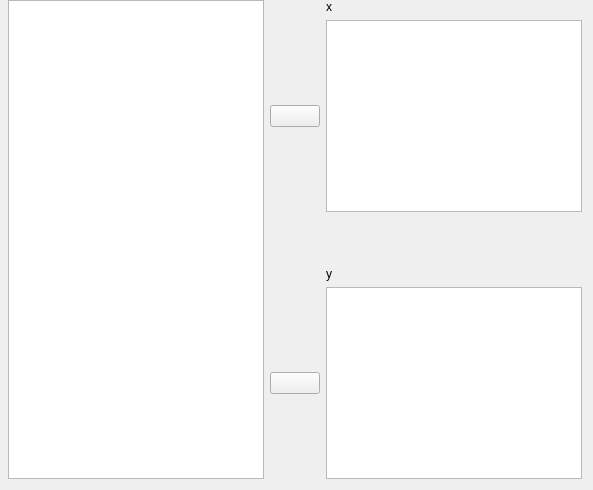
          <widget class="QWidget" name="layoutDataBox" native="true">
           <property name="sizePolicy">
            <sizepolicy hsizetype="Preferred" vsizetype="Fixed">
             <horstretch>0</horstretch>
             <verstretch>0</verstretch>
            </sizepolicy>
           </property>
           <layout class="QGridLayout" name="gridLayout_11">
            <property name="leftMargin">
             <number>8</number>
            </property>
            <property name="topMargin">
             <number>0</number>
            </property>
            <property name="rightMargin">
             <number>11</number>
            </property>
            <property name="verticalSpacing">
             <number>3</number>
            </property>
            <item row="9" column="1">
             <widget class="AssignButton" name="buttonAssignLayoutY">
              <property name="sizePolicy">
               <sizepolicy hsizetype="Fixed" vsizetype="Fixed">
                <horstretch>0</horstretch>
                <verstretch>0</verstretch>
               </sizepolicy>
              </property>
              <property name="minimumSize">
               <size>
                <width>50</width>
                <height>0</height>
               </size>
              </property>
              <property name="maximumSize">
               <size>
                <width>50</width>
                <height>16777215</height>
               </size>
              </property>
              <property name="text">
               <string/>
              </property>
             </widget>
            </item>
            <item row="0" column="2">
             <widget class="QLabel" name="label_7">
              <property name="sizePolicy">
               <sizepolicy hsizetype="Fixed" vsizetype="Fixed">
                <horstretch>0</horstretch>
                <verstretch>0</verstretch>
               </sizepolicy>
              </property>
              <property name="text">
               <string>x</string>
              </property>
             </widget>
            </item>
            <item row="7" column="2">
             <widget class="QLabel" name="label_6">
              <property name="sizePolicy">
               <sizepolicy hsizetype="Fixed" vsizetype="Fixed">
                <horstretch>0</horstretch>
                <verstretch>0</verstretch>
               </sizepolicy>
              </property>
              <property name="text">
               <string>y</string>
              </property>
             </widget>
            </item>
            <item row="9" column="2">
             <widget class="boundSingleItemView" name="layoutY">
              <property name="sizePolicy">
               <sizepolicy hsizetype="Expanding" vsizetype="Fixed">
                <horstretch>0</horstretch>
                <verstretch>0</verstretch>
               </sizepolicy>
              </property>
              <property name="minimumSize">
               <size>
                <width>0</width>
                <height>0</height>
               </size>
              </property>
              <property name="maximumSize">
               <size>
                <width>16777215</width>
                <height>16777215</height>
               </size>
              </property>
             </widget>
            </item>
            <item row="2" column="2">
             <widget class="boundSingleItemView" name="layoutX">
              <property name="sizePolicy">
               <sizepolicy hsizetype="Expanding" vsizetype="Fixed">
                <horstretch>0</horstretch>
                <verstretch>0</verstretch>
               </sizepolicy>
              </property>
              <property name="minimumSize">
               <size>
                <width>0</width>
                <height>0</height>
               </size>
              </property>
              <property name="maximumSize">
               <size>
                <width>16777215</width>
                <height>16777215</height>
               </size>
              </property>
             </widget>
            </item>
            <item row="2" column="1">
             <widget class="AssignButton" name="buttonAssignLayoutX">
              <property name="sizePolicy">
               <sizepolicy hsizetype="Fixed" vsizetype="Fixed">
                <horstretch>0</horstretch>
                <verstretch>0</verstretch>
               </sizepolicy>
              </property>
              <property name="minimumSize">
               <size>
                <width>50</width>
                <height>0</height>
               </size>
              </property>
              <property name="maximumSize">
               <size>
                <width>50</width>
                <height>16777215</height>
               </size>
              </property>
              <property name="text">
               <string/>
              </property>
             </widget>
            </item>
            <item row="0" column="0" rowspan="10">
             <widget class="AvailableFieldsListView" name="listAvailableFields_layout">
              <property name="sizePolicy">
               <sizepolicy hsizetype="Expanding" vsizetype="Preferred">
                <horstretch>0</horstretch>
                <verstretch>0</verstretch>
               </sizepolicy>
              </property>
              <property name="maximumSize">
               <size>
                <width>16777215</width>
                <height>16777215</height>
               </size>
              </property>
              <property name="selectionMode">
               <enum>QAbstractItemView::ExtendedSelection</enum>
              </property>
             </widget>
            </item>
            <item row="3" column="2">
             <spacer name="verticalSpacer_10">
              <property name="orientation">
               <enum>Qt::Vertical</enum>
              </property>
              <property name="sizeHint" stdset="0">
               <size>
                <width>20</width>
                <height>40</height>
               </size>
              </property>
             </spacer>
            </item>
           </layout>
          </widget>
